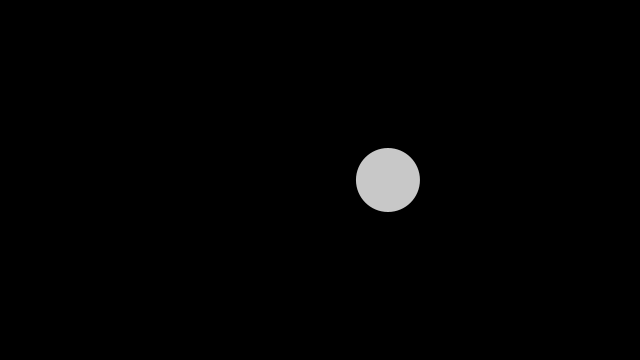
Frame 1 (no input)
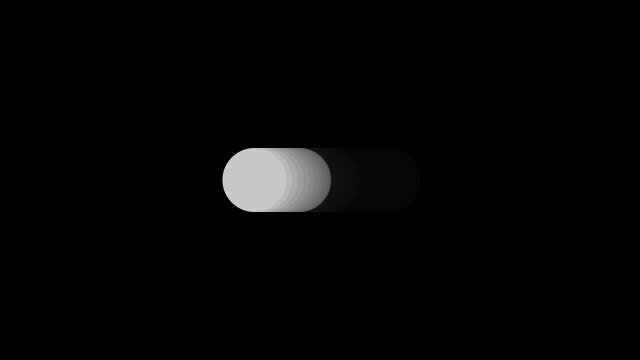
Frame 60 (the mouse pressed at the canvas centre just before this capture)
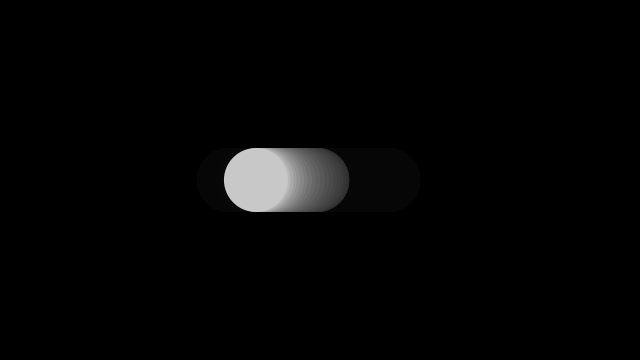
Frame 120 (the mouse held since frame 60 and released just before this capture)

The Processing sketch that drew these frames (run headless with seeded random() and noise(); from frame 60 on, the mouse is pressed at the canvas centre):

// Processing sketch: noise1d
// ── noise1d.pde
// https://processing.org/examples/noise1d.html

float xoff = 0.0;
float xincrement = 0.01; 

void setup() {
  size(640, 360);
  background(0);
  noStroke();
}

void draw() {
  // Create an alpha blended background
  fill(0, 20);
  rect(0, 0, width, height);

  //float n = random(0,width);  // Try this line instead of noise

  // Get a noise value based on xoff and scale it according to the window's width
  float n = noise(xoff)*width;

  // With each cycle, increment xoff
  xoff += xincrement;

  // Draw the ellipse at the value produced by perlin noise
  fill(200);
  ellipse(n, height/2, 64, 64);
}
